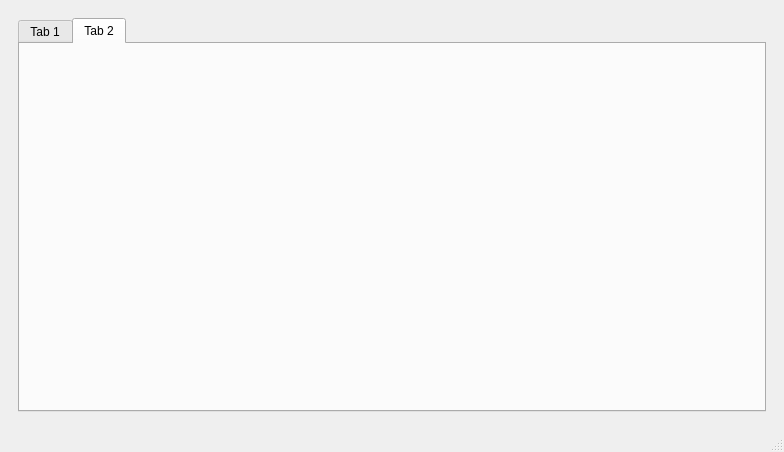
<?xml version="1.0" encoding="UTF-8"?>
<ui version="4.0">
 <class>MainWindow</class>
 <widget class="QMainWindow" name="MainWindow">
  <property name="geometry">
   <rect>
    <x>0</x>
    <y>0</y>
    <width>784</width>
    <height>452</height>
   </rect>
  </property>
  <property name="windowTitle">
   <string>MainWindow</string>
  </property>
  <widget class="QWidget" name="centralwidget">
   <property name="sizePolicy">
    <sizepolicy hsizetype="Preferred" vsizetype="Preferred">
     <horstretch>40</horstretch>
     <verstretch>0</verstretch>
    </sizepolicy>
   </property>
   <layout class="QHBoxLayout" name="horizontalLayout_3">
    <item>
     <widget class="QWidget" name="W1" native="true">
      <layout class="QHBoxLayout" name="horizontalLayout_2">
       <item>
        <widget class="QTabWidget" name="TW">
         <property name="sizePolicy">
          <sizepolicy hsizetype="Expanding" vsizetype="Expanding">
           <horstretch>40</horstretch>
           <verstretch>0</verstretch>
          </sizepolicy>
         </property>
         <property name="currentIndex">
          <number>1</number>
         </property>
         <widget class="QWidget" name="T1">
          <attribute name="title">
           <string>Tab 1</string>
          </attribute>
          <layout class="QHBoxLayout" name="horizontalLayout_4">
           <item>
            <widget class="QWidget" name="W11" native="true">
             <property name="sizePolicy">
              <sizepolicy hsizetype="Preferred" vsizetype="Preferred">
               <horstretch>10</horstretch>
               <verstretch>0</verstretch>
              </sizepolicy>
             </property>
             <layout class="QVBoxLayout" name="verticalLayout_2">
              <item>
               <widget class="QPushButton" name="B1">
                <property name="text">
                 <string>仓库</string>
                </property>
               </widget>
              </item>
              <item>
               <widget class="QPushButton" name="B2">
                <property name="text">
                 <string>客户</string>
                </property>
               </widget>
              </item>
             </layout>
            </widget>
           </item>
           <item>
            <widget class="GraphView" name="GV">
             <property name="sizePolicy">
              <sizepolicy hsizetype="Expanding" vsizetype="Expanding">
               <horstretch>60</horstretch>
               <verstretch>0</verstretch>
              </sizepolicy>
             </property>
            </widget>
           </item>
           <item>
            <widget class="QWidget" name="ACTION" native="true">
             <layout class="QVBoxLayout" name="verticalLayout_3">
              <item>
               <widget class="QPushButton" name="S">
                <property name="text">
                 <string>备货</string>
                </property>
               </widget>
              </item>
              <item>
               <widget class="QPushButton" name="C">
                <property name="text">
                 <string>下单</string>
                </property>
               </widget>
              </item>
              <item>
               <widget class="QPushButton" name="B">
                <property name="text">
                 <string>调度</string>
                </property>
               </widget>
              </item>
             </layout>
            </widget>
           </item>
          </layout>
         </widget>
         <widget class="QWidget" name="T2">
          <attribute name="title">
           <string>Tab 2</string>
          </attribute>
          <layout class="QGridLayout" name="gridLayout_2">
           <item row="0" column="0">
            <widget class="QWidget" name="W12" native="true">
             <property name="styleSheet">
              <string notr="true"/>
             </property>
             <layout class="QVBoxLayout" name="verticalLayout">
              <item>
               <widget class="QWidget" name="FW" native="true">
                <property name="sizePolicy">
                 <sizepolicy hsizetype="Preferred" vsizetype="Preferred">
                  <horstretch>0</horstretch>
                  <verstretch>18</verstretch>
                 </sizepolicy>
                </property>
                <property name="styleSheet">
                 <string notr="true"/>
                </property>
               </widget>
              </item>
              <item>
               <widget class="QWidget" name="W121" native="true">
                <property name="sizePolicy">
                 <sizepolicy hsizetype="Preferred" vsizetype="Preferred">
                  <horstretch>0</horstretch>
                  <verstretch>4</verstretch>
                 </sizepolicy>
                </property>
                <layout class="QHBoxLayout" name="horizontalLayout"/>
               </widget>
              </item>
             </layout>
            </widget>
           </item>
          </layout>
         </widget>
        </widget>
       </item>
      </layout>
     </widget>
    </item>
   </layout>
  </widget>
  <widget class="QMenuBar" name="menubar">
   <property name="geometry">
    <rect>
     <x>0</x>
     <y>0</y>
     <width>784</width>
     <height>21</height>
    </rect>
   </property>
  </widget>
  <widget class="QStatusBar" name="statusbar"/>
 </widget>
 <customwidgets>
  <customwidget>
   <class>GraphView</class>
   <extends>QGraphicsView</extends>
   <header>graphview.h</header>
  </customwidget>
 </customwidgets>
 <resources/>
 <connections/>
</ui>
